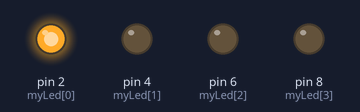
This sketch was run on a simulated Arduino Uno, built with avr-gcc and run on an emulated ATmega328P. On the bench: output pins drawn as LEDs (lit = HIGH).

Above: at 0.2 s.
At 1.2 s:
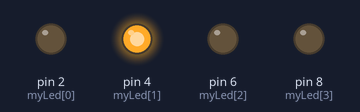
At 2.2 s:
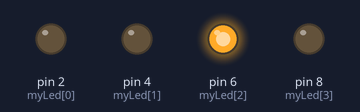
At 3.2 s:
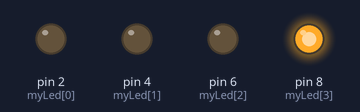
At 4.7 s:
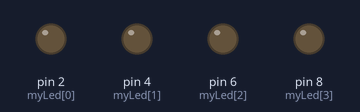
Timing chart, 0 to 5.2 s (numbered marks = the images above):
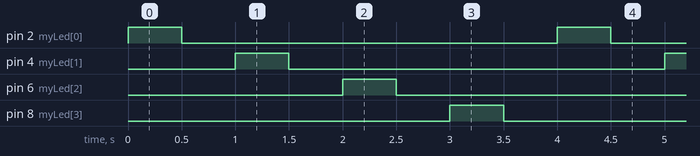

Measured:
- by itself, pin 2 (myLed[0]), pin 4 (myLed[1]), pin 6 (myLed[2]), pin 8 (myLed[3]): alternates HIGH for 0.50 s and LOW for 3.5 s
- by itself, everything shown: repeats every 4.0 s, in 8 steps

The sketch:

arduino_prac.ino
```cpp
int myLed[] = {2,4,6,8}; //LED 번호를 배열로 지정
void setup() {
// put your setup code here, to run once:
for(int i=0; i<4; i++){
pinMode(myLed[i], OUTPUT); //PinMode 설정
}

}

void loop() {
// put your main code here, to run repeatedly:
for(int i=0; i<4; i++){
digitalWrite(myLed[i], HIGH);
delay(500);
digitalWrite(myLed[i],LOW);
delay(500);
}
}
```
